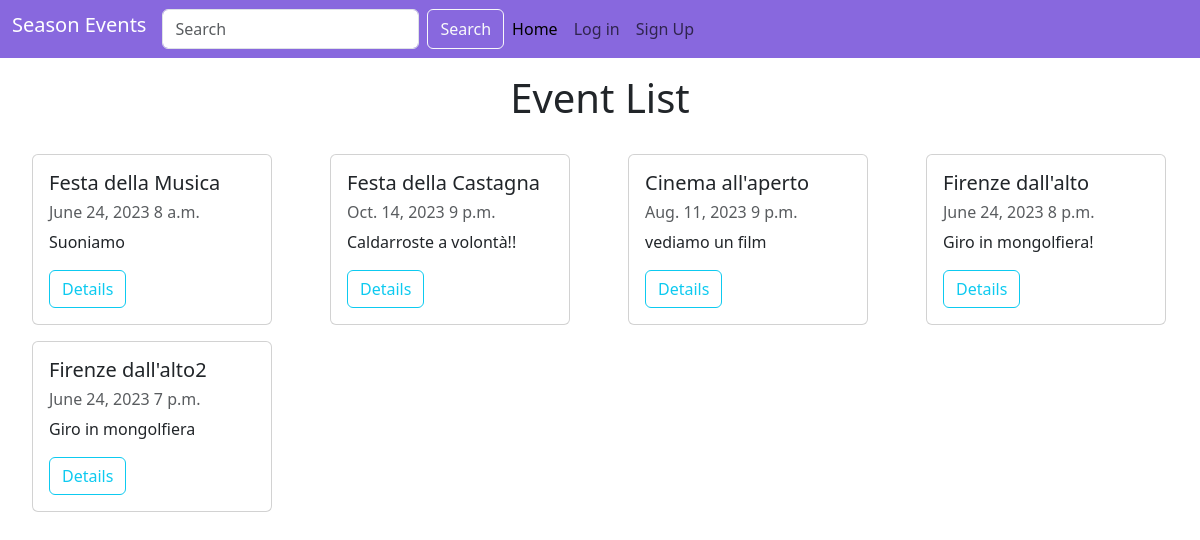
The app's page /, older data.
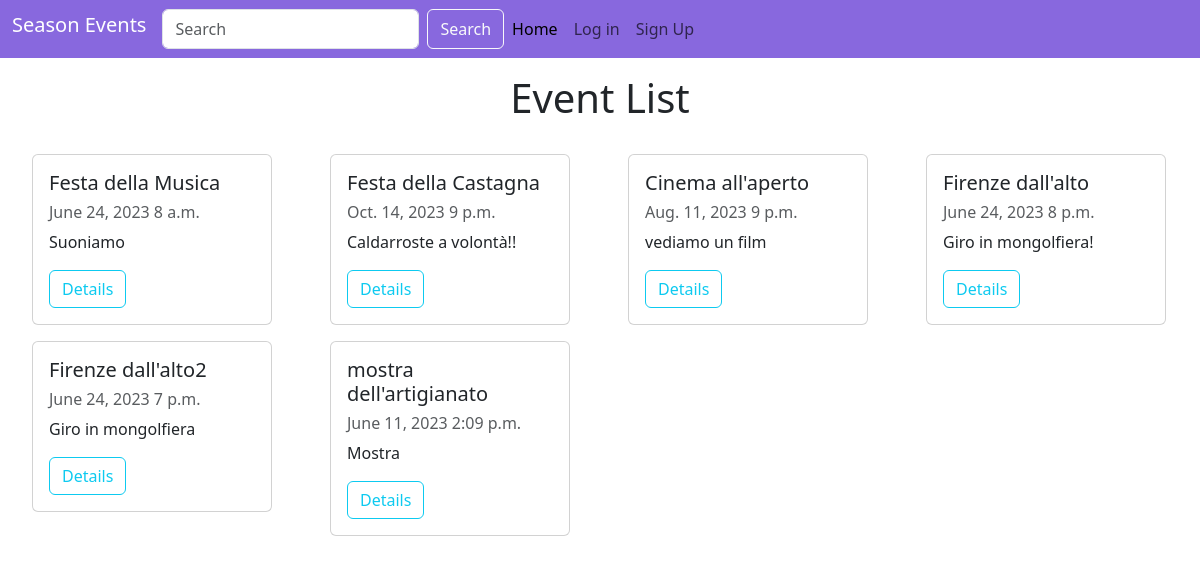
The same page, newer data.
### event/models.py (models this page shows, shortened)
class Event(models.Model):
    title = models.CharField(max_length=100, primary_key=True)
    description = models.TextField()
    date = models.DateField()
    time = models.TimeField(default=datetime.time)
    location = models.CharField(max_length=100)
    program = models.TextField(default='Not Available')
    image = models.ImageField(upload_to='media/images/', null=True, blank=True)
    category = models.ManyToManyField('EventCategory')
    creator = models.ForeignKey(User, on_delete=models.CASCADE, related_name='events_created')
    max_seats = models.PositiveIntegerField()
    available_seats = models.PositiveIntegerField()

### event/views.py (the view)
# urls.py: path('', views.event_list, name='event_list'),
def event_list(request):
    events = Event.objects.all()
    return render(request, 'event_list.html', {'events': events})

### templates/event_list.html (shortened to what this page needs)
{% extends "base.html" %}
{% block content %}
    <h1 class="text-center my-3">Event List</h1>
    <ul>
        <div class="row blank">
            {% for event in events %}
            <div class="col-xs-12 col-sm-6 col-md-5 col-lg-3 mt-3">
                <div class="card" style="width: 15rem;">
                    <div class="card-body">
                        <h5 class="card-title">
                            {{ event.title }}
                        </h5>
                        <h6 class="sub-title mb-2 text-body-secondary">{{ event.date }} {{ event.time }}</h6>
                        <p class="card-descr">
                            {{ event.description }}
                        </p>
                        <a href="{% url 'event:event_detail' title=event.title %}" class="btn btn-outline-info">Details</a>
                    </div>
                </div>
            </div>
            {% endfor %}
        </div>
    </ul>
{% endblock %}

### templates/base.html (shortened to what this page needs)
<!DOCTYPE html>
<html lang="en">
<head>
    <link href="https://cdn.jsdelivr.net/npm/bootstrap@5.3.0/dist/css/bootstrap.min.css" rel="stylesheet"
>
</head>
<body>
    <nav class="navbar navbar-expand-lg" style="background-color: #8868de;">
        <div class="container-fluid">
            <a class="navbar-brand h1" style="color: white">Season Events</a>
            <div class="collapse navbar-collapse" id="navbarTogglerDemo02">
                <ul class="navbar-nav me-auto mb-2 mb-lg-0">
                    <form class="d-flex" role="search" method="GET" action="{% url 'event:event_search' %}">
                        <input class="form-control me-2" type="text" name="query" placeholder="Search" aria-label="Search"
                            value="{{ query }}">
                        <button class="btn btn-outline-light" type="submit">Search</button>
                    </form>
                     <li class="nav-item">
                        <a class="nav-link active" aria-current="page" href="http://127.0.0.1:8000">Home</a>
                    </li>
                    {% if not user.is_authenticated %}
                        <li class="nav-item">
                            <a class="nav-link" href="{% url 'event:login' %}">Log in</a>
                        </li>
                        <li class="nav-item">
                            <a class="nav-link" href="{% url 'event:signup' %}">Sign Up</a>
                        </li>
                    {% endif %}
                </ul>
            </div>
        </div>
    </nav>
    {% block content %}
    {% endblock %}
</body>
</html>

Row changes from the older to the newer data that the page shows:
added Event: title "mostra dell'artigianato", date "June 11, 2023", time "2:09 p.m.", description "Mostra"
